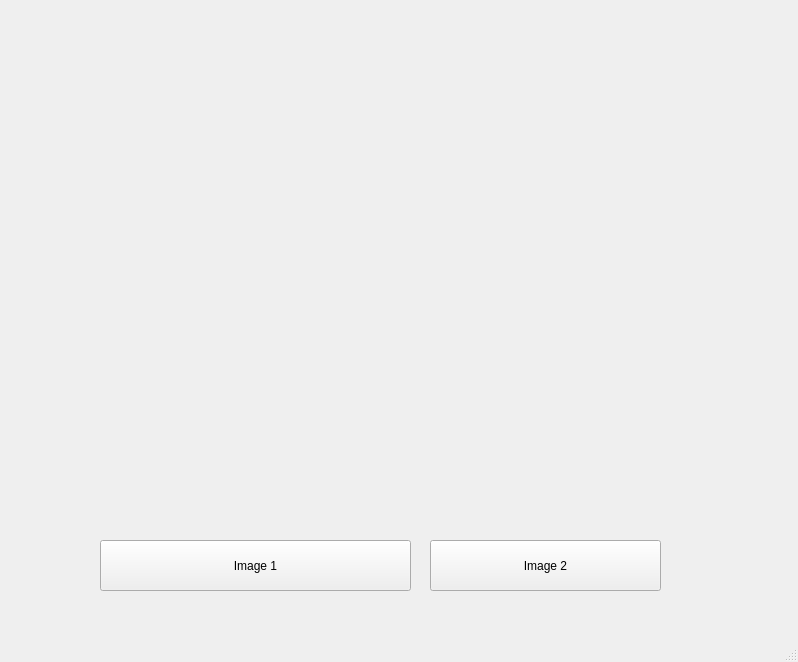
<?xml version="1.0" encoding="UTF-8"?>
<ui version="4.0">
 <class>MainWindow</class>
 <widget class="QMainWindow" name="MainWindow">
  <property name="geometry">
   <rect>
    <x>0</x>
    <y>0</y>
    <width>798</width>
    <height>662</height>
   </rect>
  </property>
  <property name="windowTitle">
   <string>MainWindow</string>
  </property>
  <widget class="QWidget" name="centralwidget">
   <widget class="QLabel" name="photo">
    <property name="geometry">
     <rect>
      <x>4</x>
      <y>-5</y>
      <width>791</width>
      <height>521</height>
     </rect>
    </property>
    <property name="text">
     <string/>
    </property>
    <property name="pixmap">
     <pixmap>../../../../../Real_Wallpapers/2.jpg</pixmap>
    </property>
    <property name="scaledContents">
     <bool>true</bool>
    </property>
   </widget>
   <widget class="QPushButton" name="Image1">
    <property name="geometry">
     <rect>
      <x>100</x>
      <y>540</y>
      <width>311</width>
      <height>51</height>
     </rect>
    </property>
    <property name="text">
     <string>Image 1</string>
    </property>
   </widget>
   <widget class="QPushButton" name="Image2">
    <property name="geometry">
     <rect>
      <x>430</x>
      <y>540</y>
      <width>231</width>
      <height>51</height>
     </rect>
    </property>
    <property name="text">
     <string>Image 2</string>
    </property>
   </widget>
  </widget>
  <widget class="QMenuBar" name="menubar">
   <property name="geometry">
    <rect>
     <x>0</x>
     <y>0</y>
     <width>798</width>
     <height>26</height>
    </rect>
   </property>
  </widget>
  <widget class="QStatusBar" name="statusbar"/>
 </widget>
 <resources/>
 <connections/>
</ui>
